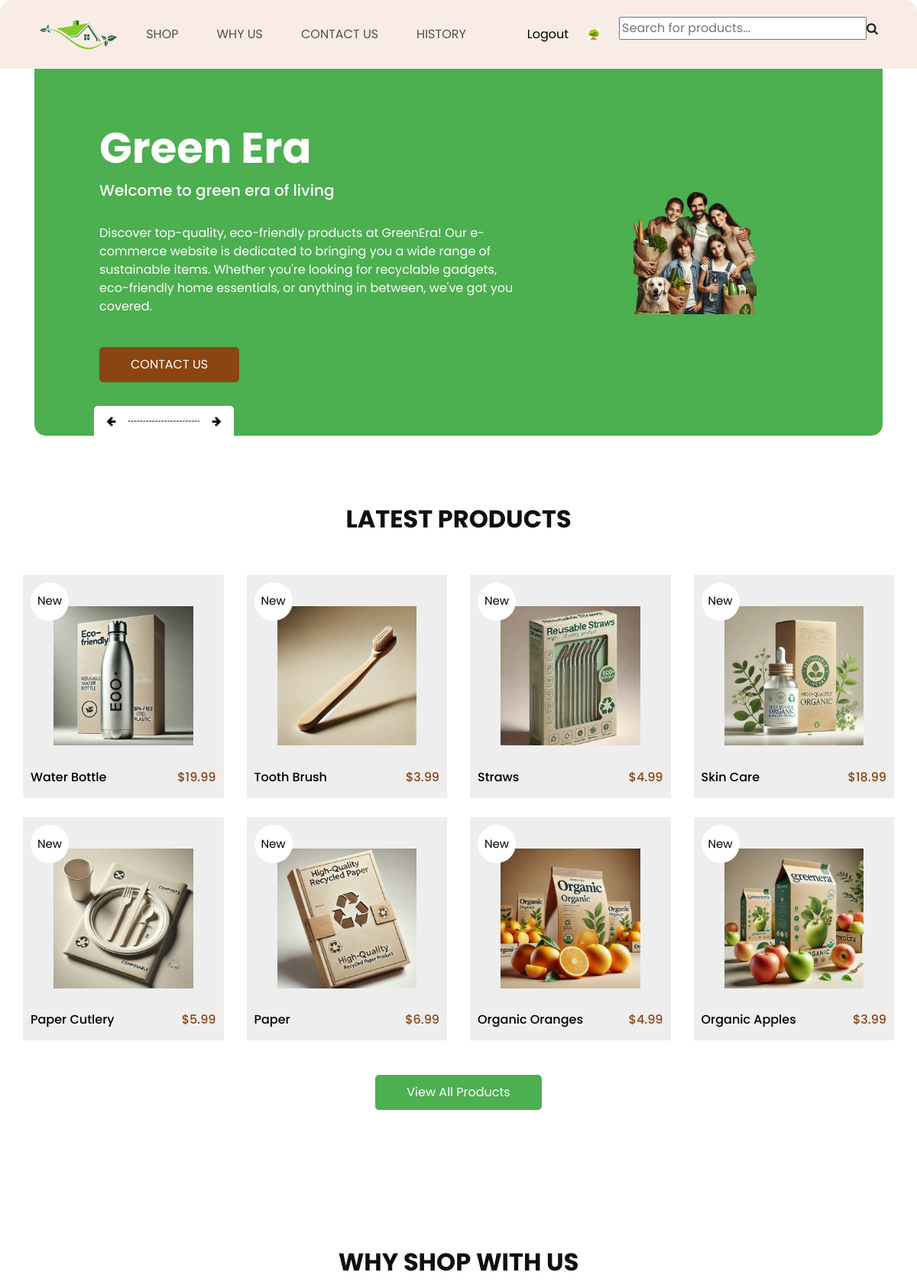
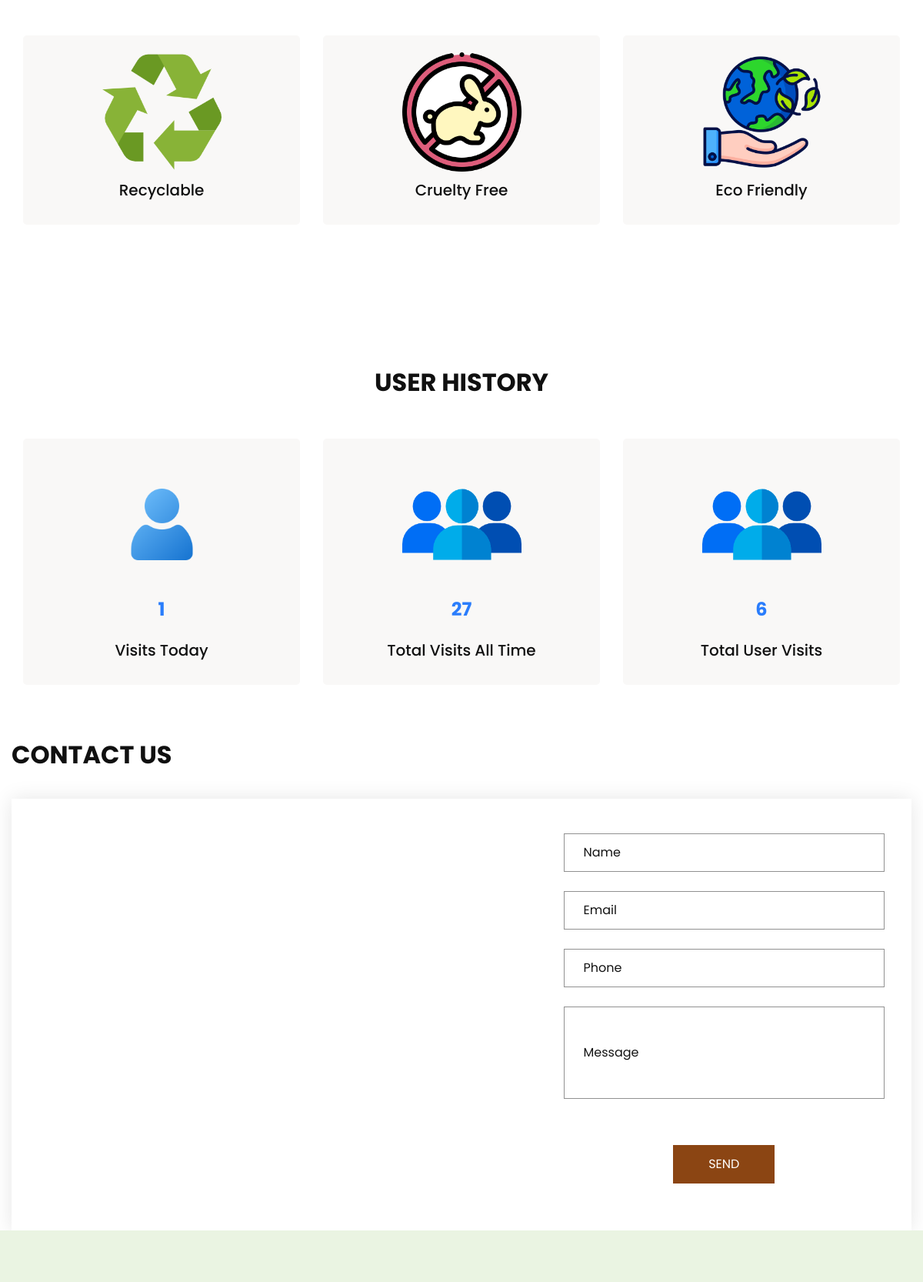
/home/ (signed in, upper part), run on the app's committed database (2 pictures, top to bottom).
### EcoFriendlyProducts/models.py (models this page shows, shortened)
class User(AbstractUser):
    groups = models.ManyToManyField(Group, verbose_name='Groups', blank=True, related_name='custom_user_groups')
    user_permissions = models.ManyToManyField(Permission, verbose_name='User Permissions', blank=True,
                                              related_name='custom_user_permissions')
    image = models.ImageField(upload_to='profile_images/', blank=True, null=True)

class Product(models.Model):
    name = models.CharField(max_length=255)
    description = models.TextField()
    price = models.DecimalField(max_digits=10, decimal_places=2)
    eco_certification = models.CharField(max_length=255)
    category = models.CharField(max_length=100)
    brand = models.CharField(max_length=100)
    weight = models.DecimalField(max_digits=5, decimal_places=2)
    dimensions = models.CharField(max_length=100)
    material = models.CharField(max_length=255)
    manufacturing_location = models.CharField(max_length=255)
    packaging_type = models.CharField(max_length=255)
    recyclable = models.BooleanField(default=False)
    biodegradable = models.BooleanField(default=False)
    cruelty_free = models.BooleanField(default=False)
    energy_efficient = models.BooleanField(default=False)
    image_url = models.CharField(max_length=200)
    created_at = models.DateTimeField(auto_now_add=True)
    updated_at = models.DateTimeField(auto_now=True)

### EcoFriendlyProducts/views.py (the view)
# urls.py: path('home/', EcoFriendlyProducts.views.main, name='home'),
def main(request):
    today = timezone.now().date()
    session_key = f"visited_{today}"
    context = {
        'products': Product.objects.order_by('-created_at')[:8],
        'form': ContactForm(request.POST or None)
    }
    if request.user.is_authenticated:
        user_visit, created = UserDailyVisit.objects.get_or_create(
            user=request.user, date=today,
            defaults={'visits': 0}
        )
        if not request.session.get(session_key):
            user_visit.visits += 1
            user_visit.save()
            request.session[session_key] = True
        context.update({
            'user_visits_today': user_visit.visits,
            'total_user_visits': UserDailyVisit.objects.filter(user=request.user).aggregate(Sum('visits'))[
                                     'visits__sum'] or 0,
            'total_visits_today': UserDailyVisit.objects.filter(date=today).aggregate(Sum('visits'))[
                                      'visits__sum'] or 0,
            'total_visits_all_time': UserDailyVisit.objects.aggregate(Sum('visits'))['visits__sum'] or 0,
            'user': request.user  # Passing the user object to the template
        })
    if request.method == 'POST' and context['form'].is_valid():
        return redirect('main')
    return render(request, 'EcoFriendlyProducts/index.html', context)

### templates/EcoFriendlyProducts/index.html (shortened to what this page needs)
{% extends "EcoFriendlyProducts/base.html" %}
{% load static %}
{% block content %}
    <div class="hero_area">
        <section class="slider_section">
            <div class="slider_container">
                <div id="carouselExampleIndicators" class="carousel slide" data-ride="carousel">
                    <div class="carousel-inner">
                        <div class="carousel-item active">
                            <div class="container-fluid">
                                <div class="row">
                                    <div class="col-md-7">
                                        <div class="detail-box">
                                            <h1>Green Era</h1> <h5>Welcome to green era of living </h5>  <br>
                                            <p>
                                                Discover top-quality, eco-friendly products at GreenEra!
                                                Our e-commerce website is dedicated to bringing you a wide
                                                range of sustainable items. Whether you're looking for recyclable gadgets,
                                                eco-friendly home essentials, or anything in between, we've got you covered.
                                            </p>
                                            <a href="{% url 'main' %}#contact-us">
                                                Contact Us
                                            </a>
                                        </div>
                                    </div>
                                    <div class="col-md-5 ">
                                        <div class="img-box">
                                           <img src="{% static 'images/slider-img-2.png' %}" alt="Slider Image">
                                        </div>
                                    </div>
                                </div>
                            </div>
                        </div>
                    </div>
                    <div class="carousel_btn-box">
                        <a class="carousel-control-prev" href="#carouselExampleIndicators" role="button"
                           data-slide="prev">
                            <i class="fa fa-arrow-left" aria-hidden="true"></i>
                        </a>
                        <img src="{% static 'images/line.png' %}" alt="Line Image">
                        <a class="carousel-control-next" href="#carouselExampleIndicators" role="button"
                           data-slide="next">
                            <i class="fa fa-arrow-right" aria-hidden="true"></i>
                        </a>
                    </div>
                </div>
            </div>
        </section>
    </div>
    <section class="shop_section layout_padding">
        <div class="container">
            <div class="heading_container heading_center">
                <h2>
                    Latest Products
                </h2>
            </div>
            <div class="row">
                {% for product in products %}
                <div class="col-sm-6 col-md-4 col-lg-3">
                    <div class="box">
                        <a href="{% url 'product_detail' product.id %}">
                            <div class="img-box">
                                <img src="{% static 'images/products/' %}{{ product.image_url }}" alt="Image of {{ product.name }}">
                            </div>
                            <div class="detail-box">
                                <h6>
                                    {{ product.name }}
                                </h6>
                                <h6>
                                    <span>
                                        ${{ product.price }}
                                    </span>
                                </h6>
                            </div>
                            <div class="new">
                                <span>
                                    New
                                </span>
                            </div>
                        </a>
                    </div>
                </div>
                {% endfor %}
            </div>
            <div class="btn-box">
                <a href="{% url 'view-all-products' %}">
                    View All Products
                </a>
            </div>
        </div>
    </section>
<section id="why-us" class="why_section layout_padding">
    <div class="container">
        <div class="heading_container heading_center">
            <h2>
                Why Shop With Us
            </h2>
        </div>
        <div class="row">
            <div class="col-md-4">
                <div class="box ">
                    <div class="img-box">
                        <img src="{% static 'icons/recycle-sign.png' %}" alt="Fast Delivery Icon">
                    </div>
                    <div class="detail-box">
                        <h5>
                            Recyclable
                        </h5>
                    </div>
                </div>
            </div>
            <div class="col-md-4">
                <div class="box ">
                    <div class="img-box">
                        <img src="{% static 'icons/cruelty-free256.png' %}" alt="Free Shipping Icon">
                    </div>
                    <div class="detail-box">
                        <h5>
                            Cruelty Free
                        </h5>
                    </div>
                </div>
            </div>
            <div class="col-md-4">
                <div class="box ">
                    <div class="img-box">
                        <img src="{% static 'icons/environmentalism.png' %}" alt="Best Quality Icon">
                    </div>
                    <div class="detail-box">
                        <h5>
                            Eco Friendly
                        </h5>
                    </div>
                </div>
            </div>
        </div>
    </div>
</section>
    {% if user.is_authenticated %}
    <section id="UserHistory" class="why_section layout_padding">
    <div class="container">
        <div class="heading_container heading_center">
            <h2>
                User History
            </h2>
        </div>
        <div class="row">
            <div class="col-md-4">
                <div class="box ">
                    <div class="icon-box1">
                        <img src="{% static 'icons/person.png' %}" alt="Audience">
                    </div>
                    <div class="detail-box">
                        <h5>
                             <p class="user-visits-count">{{ user_visits_today }}</p>
                             <h5>Visits Today</h5>
                        </h5>
                    </div>
                </div>
            </div>
            <div class="col-md-4">
                <div class="box ">
                    <div class="icon-box">
                        <img src="{% static 'icons/audience.png' %}" alt="Audience">
                    </div>
                    <div class="detail-box">
                        <h5>
                            <p class="user-visits-count">{{ total_visits_all_time }}</p>
                             <h5>Total Visits All Time</h5>
                        </h5>
                    </div>
                </div>
            </div>
            <div class="col-md-4">
                <div class="box ">
                    <div class="icon-box">
                        <img src="{% static 'icons/audience.png' %}" alt="Audience">
                    </div>
                    <div class="detail-box">
                        <h5>
                            <p class="user-visits-count">{{ total_user_visits }}</p>
                            <h5>Total User Visits</h5>
                        </h5>
                    </div>
                </div>
            </div>
        </div>
    </div>
</section>
    {% endif %}
    <section id="contact-us" class="contact_section ">
        <div class="container px-0">
            <div class="heading_container ">
                <h2 class="">
                    Contact Us
                </h2>
            </div>
        </div>
        <div class="container container-bg">
            <div class="row">
                <div class="col-lg-7 col-md-6 px-0">
                    <div class="map_container">
                        <div class="map-responsive">
                            <iframe src="https://www.google.com/maps/embed/v1/place?key=AIzaSyA0s1a7phLN0iaD6-UE7m4qP-z21pH0eSc&q=University+Of+Windsor"
                                    width="600" height="300" frameborder="0" style="border:0; width: 100%; height:100%"
                                    allowfullscreen></iframe>
                        </div>
                    </div>
                </div>
                <div class="col align-items-center flex-col">
                    <form method="post" action="{% url 'main' %}" enctype="multipart/form-data">
                        <div class="input-group">
                            <input type="text" name="name" placeholder="Name" value="{{ form.name.value|default:'' }}" required />
                        </div>
                        <div class="input-group">
                            <input type="email" name="email" placeholder="Email" value="{{ form.email.value|default:'' }}" required />
                        </div>
                        <div class="input-group">
                            <input type="text" name="phone" placeholder="Phone" value="{{ form.phone.value|default:'' }}" required />
                        </div>
                        <div class="input-group">
                            <input type="text" name="message" class="message-box" placeholder="Message" value="{{ form.message.value|default:'' }}" required />
                        </div>
                        <div class="d-flex">
                            <button type="submit">
                                SEND
                            </button>
                        </div>
                    </form>
                </div>
            </div>
        </div>
    </section>
{% endblock %}

### templates/EcoFriendlyProducts/base.html (shortened to what this page needs)
{% load static %}
<html lang="en">
<head>
  <link rel="stylesheet" type="text/css" href="https://cdnjs.cloudflare.com/ajax/libs/OwlCarousel2/2.3.4/assets/owl.carousel.min.css" />
  <link rel="stylesheet" href="{% static 'css/bootstrap.css' %}">
    <link rel="stylesheet" href="{% static 'css/style.css' %}"/>
  <link href="{% static 'css/responsive.css' %}" rel="stylesheet" />
</head>
<body>
  {% include 'EcoFriendlyProducts/navbar.html' %}
  {% block content %} {% endblock %}
  {% include 'EcoFriendlyProducts/footer.html' %}
</body>
</html>

### templates/EcoFriendlyProducts/navbar.html (shortened to what this page needs)
{% load static %}
<header class="header_section">
    <nav class="navbar navbar-expand-lg custom_nav-container ">
        <div class="collapse navbar-collapse" id="navbarSupportedContent">
            <ul class="navbar-nav  ">
                <li class="nav-item active">
                    <a class="navbar-brand" href="{% url 'main' %}"> <img
                            src="{% static 'EcoFriendlyProducts/photos/new-logo-1.png' %}" alt="Logo" class="navbar-logo"></a>
                </li>
                <li class="nav-item">
                    <a class="nav-link" href="{% url 'view-all-products' %}">
                        Shop
                    </a>
                </li>
                <li class="nav-item">
                    <a class="nav-link" href="{% url 'main' %}#why-us">
                        Why Us
                    </a>
                </li>
               <li class="nav-item">
                    <a class="nav-link" href="{% url 'main' %}#contact-us">
                        Contact Us
                    </a>
                </li>
                 {% if user.is_authenticated %}
                <li class="nav-item">
                    <a class="nav-link" href="{% url 'main' %}#UserHistory">
                        History
                    </a>
                </li>
                {% endif %}
            </ul>
            <div class="user_option">
                <a href="">
                    {% if user.is_authenticated %}
                        <span><a href="{% url 'logout' %}">Logout</a></span>
                    {% else %}
                        <span><a href="{% url 'login' %}">Login</a></span>
                    {% endif %}
                </a>
                <a href="">
                    {% if user.image %}
                        <img src="{{ user.image.url }}" alt="{{ user.username }}'s Profile Image"
                             style="width: 16px; height: 16px;">
                    {% else %}
                        <img src="{% static 'icons/user.png' %}" alt="Default Profile Image"
                             >
                    {% endif %}
                </a>
                <form method="get" action="{% url 'shop' %}">
                    <div class="input-group">
                        <input type="text" name="q" placeholder="Search for products..." class="input-field">
                        <button class="btn nav_search-btn" type="submit">
                            <i class="fa fa-search" aria-hidden="true"></i>
                        </button>
                    </div>
                </form>
            </div>
        </div>
    </nav>
</header>

### templates/EcoFriendlyProducts/footer.html (shortened to what this page needs)
{% load static %}
<section class="info_section  layout_padding2-top">
    </section>

### data on the page
User: image (picture)
Product: image_url (picture), name "Water Bottle", price "19.99"
Product: image_url (picture), name "Tooth Brush", price "3.99"
Product: image_url (picture), name "Straws", price "4.99"
Product: image_url (picture), name "Skin Care", price "18.99"
Product: image_url (picture), name "Paper Cutlery", price "5.99"
Product: image_url (picture), name "Paper", price "6.99"
Product: image_url (picture), name "Organic Oranges", price "4.99"
Product: image_url (picture), name "Organic Apples", price "3.99"

### other printed values
{{ user_visits_today }} "1"
{{ total_visits_all_time }} "27"
{{ total_user_visits }} "6"
